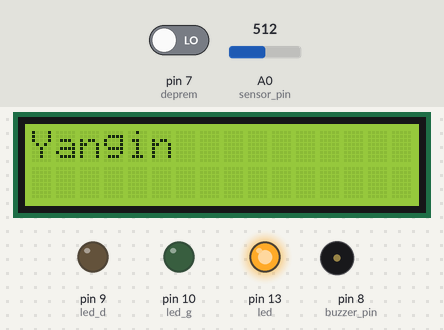
Bench run of a sketch on a simulated Arduino Uno, built with avr-gcc and run on an emulated ATmega328P. Shown: 16×2 character LCD, output pins drawn as LEDs (lit = HIGH), buzzer (waves = sounding). Dashed ring = blinking. Inputs (shaded band) come from the test bench; at power-on: A0 (sensor_pin) = 512, pin 7 (deprem) LOW. Pins used as bus, display or sensor lines are not drawn; what the sketch prints to the serial monitor is not drawn.

Above: at 6.3 s.
7.3 s: A0 (sensor_pin) set to 589
11.8 s: A0 (sensor_pin) set to 618
At 12.07 s:
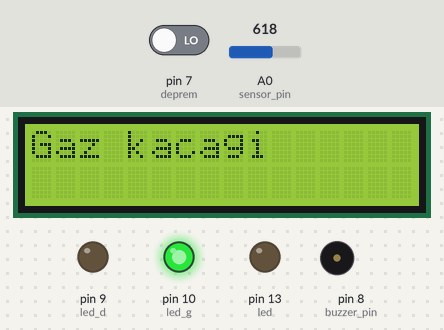
13.6 s: pin 7 (deprem) driven HIGH
At 15.2 s:
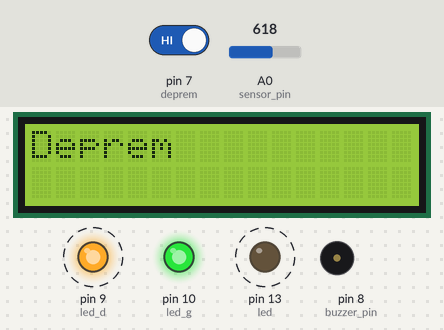
18.1 s: A0 (sensor_pin) set to 590
At 22.0 s:
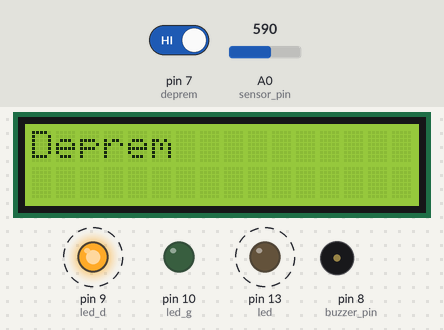
22.6 s: A0 (sensor_pin) set to 610
At 25.2 s:
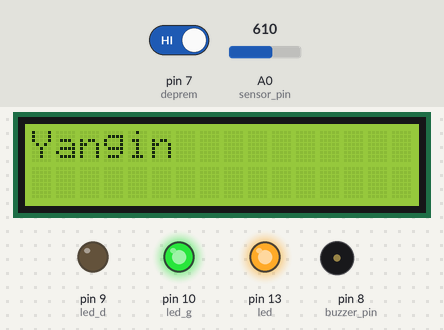
25.9 s: A0 (sensor_pin) set to 511
At 27.3 s:
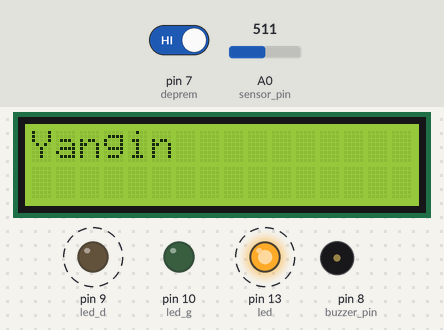
Timing chart, 0 to 30.2 s (numbered marks = the images above; inputs shaded):
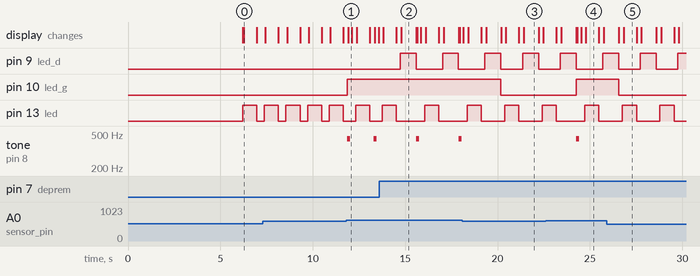

Measured:
- the behaviour switches between 599 and 600 on A0 (sensor_pin) (found by bisection; images 0 and 1)
- after the input at 11.8 s, pin 10 (led_g): LOW → HIGH after 0.06 s; tone on pin 8 (buzzer_pin): alternates 440 Hz for 0.16 s and silent for 1.3 s, starting after 0.06 s; the display: changes after 0.12 s (image 1)
- after the input at 13.6 s, pin 9 (led_d): alternates HIGH for 0.87 s and LOW for 1.4 s, starting after 1.1 s; pin 13 (led): LOW → HIGH after 2.5 s, → LOW 0.77 s later; tone on pin 8 (buzzer_pin): alternates 440 Hz for 0.16 s and silent for 2.1 s, starting after 2.0 s; the display: first differs from a run without the input after 1.2 s (image 2)
- after the input at 18.1 s, pin 10 (led_g): HIGH → LOW after 2.1 s; tone on pin 8 (buzzer_pin): stays silent (without the input it goes to 440 Hz after 2.1 s)
- after the input at 22.6 s, pin 10 (led_g): LOW → HIGH after 1.7 s; tone on pin 8 (buzzer_pin): silent → 440 Hz after 1.7 s, → silent 0.16 s later; the display: first differs from a run without the input after 1.7 s (image 4 shows a later state)
- after the input at 25.9 s, pin 10 (led_g): HIGH → LOW after 0.65 s; tone on pin 8 (buzzer_pin): stops changing and stays silent
- by itself, pin 13 (led): alternates HIGH for 0.77 s and LOW for 0.41 s

The sketch:

Teknofest_Fusion_K_rlang__.ino
```cpp
  //Sensör pinlerimizi tanımlıyoruz:
#define sensor_pin A0
#define buzzer_pin 8
int sensorValue=0;
int DepremKontrolu=0;
int flame=4;
int deprem=7;
// LED'imizin çıkış pinlerini tanımlıyoruz:
#define led_g 10
#define led 13
#define led_d 9

// LCD Ekrranımızı ayarlıyrouz.
#include <LiquidCrystal.h>
LiquidCrystal lcd(12, 11, 5, 4, 3, 2);

 //gaz sensörünün ön ısıtma süresini tanımlıyoruz
#define preheat_time 5000
//Alarmın çalması için gerekli eşik değerini 600 olarak belirliyoruz.
#define threshold 600

void setup()
{
  Serial.println("Started...");
//Alarm için kullanacağımız buzzer ve LED'leri çıkış olarak tanımlıyoruz
pinMode(buzzer_pin, OUTPUT);
pinMode(led_g, OUTPUT);
//Sensör değerini seri monitörden görebilmemiz için seri haberleşmeyi başlatıyoruz:
Serial.begin(9600);
//İlk 5sn boyunca sensörün ısınmasını bekliyoruz.
Serial.println("Sensor isitiliyor...");
digitalWrite(led_g, LOW);
delay(preheat_time);
digitalWrite(led_g, LOW);
delay(1000);
}

void loop()
{

  //Alve ve Deprem sınıflarımızı çalıştırıyoruz.
  alev();
  deprem_m();
//analogRead() fonksiyonu ile gaz sensörü değerini ölçüyoruz ve bir değişken içerisinde tutuyoruz:
int sensorValue = analogRead(sensor_pin);
//Sensör değeri belirlediğimiz eşik değerinden yüksek ise alarm() fonksiyonunu çağırıyoruz:
if (sensorValue >= threshold)
alarm(100);
//Alarmın çalmadığı durumda LED'in yanmamasını istiyoruz:
else
digitalWrite(led_g, LOW);
lcd.clear();

//Sensör değerini bilgisayarımızdan görebilmek için seri monitöre yazıyoruz:
Serial.println(sensorValue);
delay(1);
}

//Gaz Sensörü için alarm fonksiyonu yazıyoruz:
void alarm(unsigned int duration)
{
//Buzzer'ın 440Hz'te (la notası) ses üretmesini istiyoruz:
tone(buzzer_pin, 440);

digitalWrite(led_g, HIGH);
lcd.begin(16, 2);
lcd.print("Gaz kacagi");
delay(duration);
noTone(buzzer_pin);
digitalWrite(led_g, HIGH);
delay(duration);
}

// Alev Sensörü için bir sınıf oluşturuyoruz:
void alev()
{
  // Çıkış değerlerini girip seri haberleşmeyi başlatıyoruz:
  Serial.begin(9600);
  pinMode(flame,INPUT);
  pinMode(led,OUTPUT);
  pinMode(buzzer_pin,OUTPUT);
  Serial.println("Started...");
  //Sensörden okunan veriyi kontrol edip alarmı ayarlıyoruz.
  sensorValue=digitalRead(flame);
 Serial.println("Sensor Value= "+String(sensorValue));
 delay(200);
 if(sensorValue==0) {
  digitalWrite(buzzer_pin,HIGH);
  digitalWrite(led,HIGH);
  lcd.begin(16,2);
  lcd.write("Yangin");
  delay(700);
  lcd.clear();
  digitalWrite(led,LOW);
  digitalWrite(buzzer_pin,LOW);
 }
  else {
  lcd.clear();

  }
  }

   // Deprem Sensörü için bir sınıf oluşturuyoruz:
  void deprem_m ()
  {
    // Çıkış değerlerini girip seri haberleşmeyi başlatıyoruz:
  Serial.begin(9600);
  pinMode(deprem,INPUT);
  pinMode(led_d,OUTPUT);
  pinMode(buzzer_pin,OUTPUT);

   //Sensörden okunan veriyi kontrol edip alarmı ayarlıyoruz.
  DepremKontrolu=digitalRead(deprem);
  Serial.println("Deprem  ="+String(DepremKontrolu));
  delay(200);
  if(DepremKontrolu==1) {
    digitalWrite(buzzer_pin, HIGH);
    digitalWrite(led_d, HIGH);
    lcd.begin(16,2);
    lcd.write("Deprem");
    delay(800);
    lcd.clear();
    digitalWrite(buzzer_pin, LOW);
    digitalWrite(led_d, LOW);
  }
  else {
    lcd.clear();


  }

  }
```
